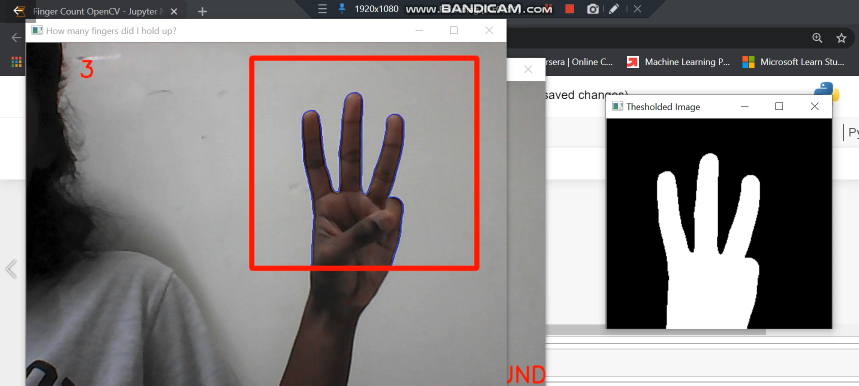
#> input picture Finger_Count/finger_count1.png, 1717 x 771 px, given in place of the camera (shown at 1/2 size)
$ jupyter execute 'Finger Count OpenCV.ipynb'   (older library calls are emulated)
#> lines starting #> are read from the running program, lines starting #| are printed output that depends on the picture
[cell 1]
import cv2
import numpy as np
from sklearn.metrics import pairwise

[cell 2]
background = None
accumulated_weight = 0.5

roi_top = 20
roi_bottom = 300
roi_right = 300
roi_left = 600

[cell 3]
def calc_accum_avg(frame, accumulated_weight):

    global background

    if background is None:
        background = frame.copy().astype("float")
        return None

    cv2.accumulateWeighted(frame, background, accumulated_weight)

[cell 4]
# [15 lines left out: function segment, not called in this run]

[cell 5]
# [48 lines left out: function count_fingers, not called in this run]

[cell 6]
cam=cv2.VideoCapture(0)

num_frames = 0
while True:

    ret, frame = cam.read()
#> frame is the input picture: shape (771, 1717, 3); mean B, G, R 133.5, 133.7, 137.8

    frame = cv2.flip(frame, 1) #not mirror view
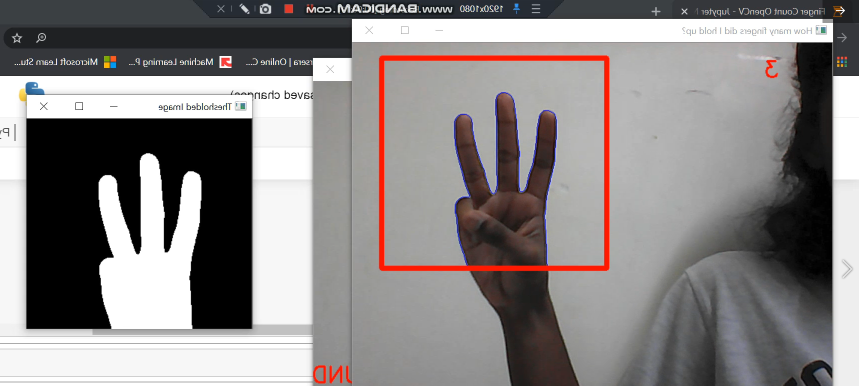
#> frame: shape (771, 1717, 3) (shown at 1/2 size); mean B, G, R 133.5, 133.7, 137.8

    frame_copy = frame.copy()

    roi = frame[roi_top:roi_bottom, roi_right:roi_left]
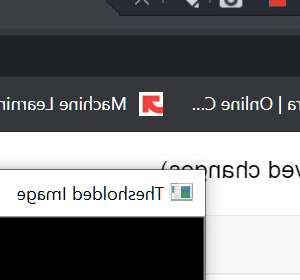
#> roi: shape (280, 300, 3); mean B, G, R 117.9, 116.4, 115.8
    gray = cv2.cvtColor(roi, cv2.COLOR_BGR2GRAY)
    gray = cv2.GaussianBlur(gray, (7, 7), 0)
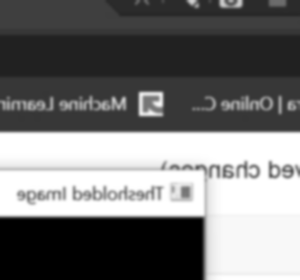
#> gray: shape (280, 300); min 0, max 255, mean 116.5

    if num_frames < 60:
        calc_accum_avg(gray, accumulated_weight)
        if num_frames <= 59:
            cv2.putText(frame_copy, "WAIT! GETTING BACKGROUND AVG.", (200, 400), cv2.FONT_HERSHEY_SIMPLEX, 1, (0,0,255), 2)
            cv2.imshow("Finger Count",frame_copy)

    else:
        hand = segment(gray)
        if hand is not None:
            thresholded, hand_segment = hand
            cv2.drawContours(frame_copy, [hand_segment + (roi_right, roi_top)], -1, (255, 0, 0),1)

            fingers = count_fingers(thresholded, hand_segment)

            cv2.putText(frame_copy, str(fingers), (70, 45), cv2.FONT_HERSHEY_SIMPLEX, 1, (0,0,255), 2)

            cv2.imshow("Thesholded Image", thresholded)


    cv2.rectangle(frame_copy, (roi_left, roi_top), (roi_right, roi_bottom), (0,0,255), 5)
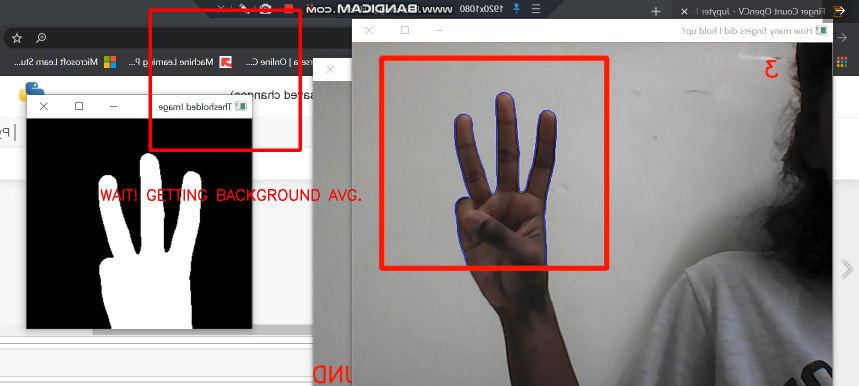
#> frame_copy: shape (771, 1717, 3) (shown at 1/2 size); mean B, G, R 132.4, 132.7, 139

    num_frames += 1

    cv2.imshow("How many fingers did I hold up?", frame_copy)


    k = cv2.waitKey(1) & 0xFF
#> (key Esc is pressed here)

    if k == 27:
        break

cam.release()
cv2.destroyAllWindows()
